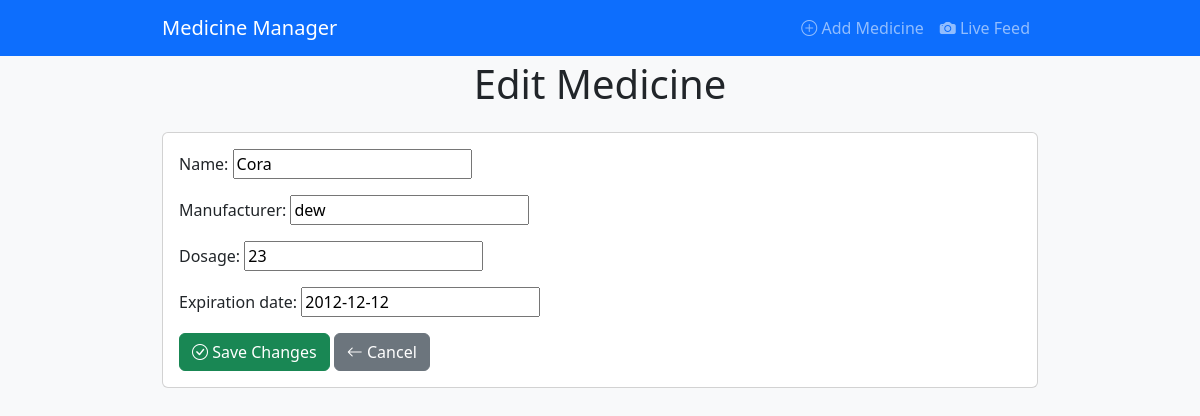
The app's page /edit/1/, older data.
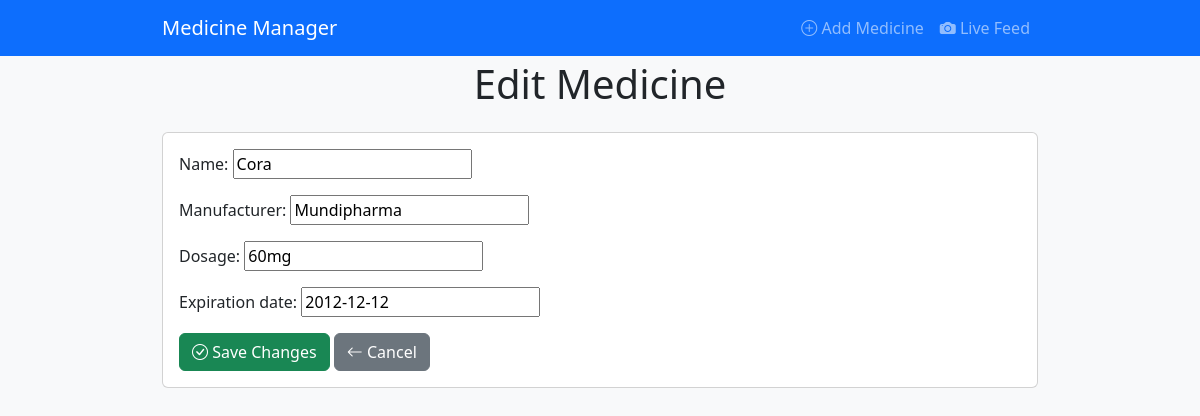
The same page, newer data.
### medicine_app/models.py (models this page shows, shortened)
class Medicine(models.Model):
    name = models.CharField(max_length=100)
    manufacturer = models.CharField(max_length=100)
    dosage = models.CharField(max_length=50)
    expiration_date = models.CharField(max_length=50)

### medicine_app/views.py (the view)
# urls.py: path('edit/<int:medicine_id>/', views.edit_medicine, name='edit_medicine'),
def edit_medicine(request, medicine_id):
    medicine = get_object_or_404(Medicine, id=medicine_id)
    if request.method == 'POST':
        form = MedicineForm(request.POST, instance=medicine)
        if form.is_valid():
            form.save()
            messages.success(request, 'Medicine updated successfully!')
            return redirect('medicine_list')
        else:
            messages.error(request, 'Please correct the errors below.')
    else:
        form = MedicineForm(instance=medicine)
    return render(request, 'medicine_app/edit_medicine.html', {'form': form, 'medicine': medicine})

### medicine_app/forms.py
class MedicineForm(forms.ModelForm):
    class Meta:
        model = Medicine
        fields = ['name', 'manufacturer', 'dosage', 'expiration_date']

### medicine_app/templates/medicine_app/edit_medicine.html (shortened to what this page needs)
{% extends 'medicine_app/base.html' %}
{% block content %}
    <h1 class="mb-4 text-center">Edit Medicine</h1>
    <div class="card">
        <div class="card-body">
            <form method="post">
                {{ form.as_p }}
                <button type="submit" class="btn btn-success"><i class="bi bi-check-circle"></i> Save Changes</button>
                <a href="{% url 'medicine_list' %}" class="btn btn-secondary"><i class="bi bi-arrow-left"></i> Cancel</a>
            </form>
        </div>
    </div>
{% endblock %}

Row changes from the older to the newer data that the page shows:
changed Medicine "Cora": manufacturer "dew" → "Mundipharma"; dosage "23" → "60mg"
